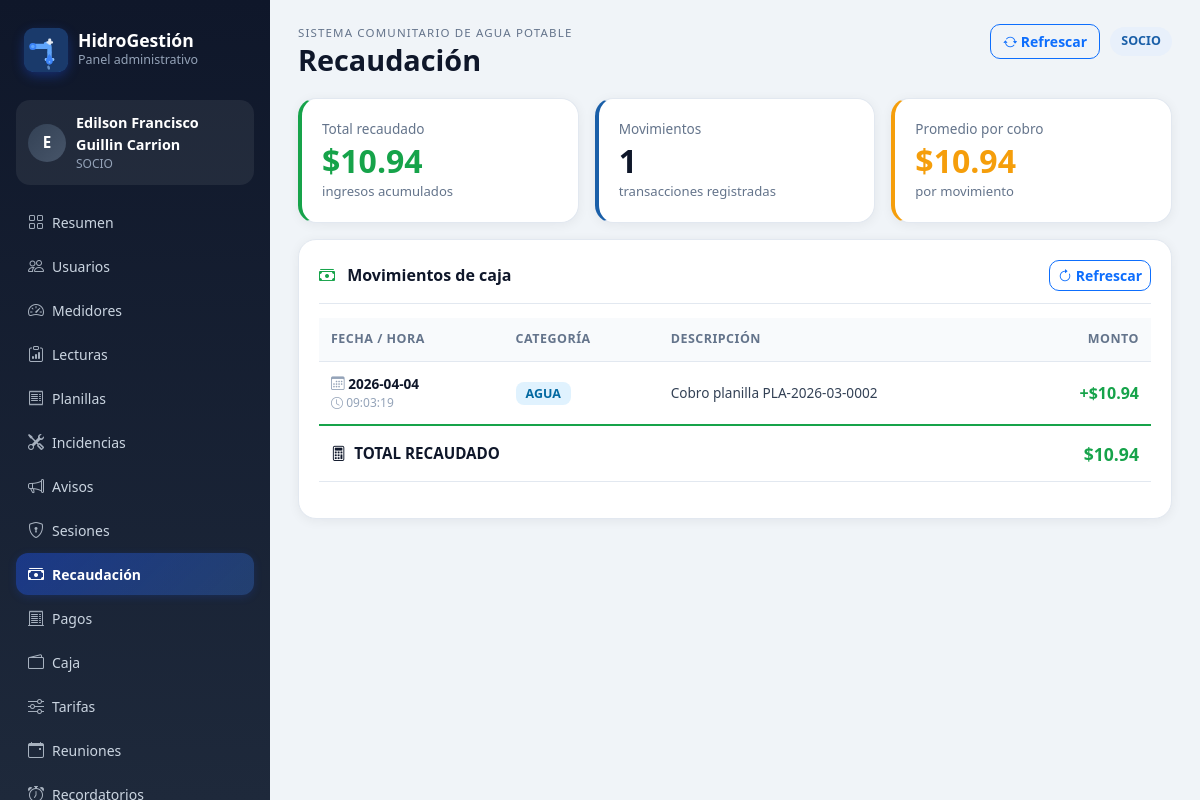
Screenshot of /dashboard/recaudacion (signed in) with the database file from the repository.
### app/models.py (models this page shows)
class TimestampMixin:
    creado_en = db.Column(db.DateTime, default=datetime.utcnow, nullable=False)
    actualizado_en = db.Column(db.DateTime, onupdate=datetime.utcnow)

class MovimientoCaja(TimestampMixin, db.Model):
    __tablename__ = 'movimientos_caja'
    id = db.Column(db.Integer, primary_key=True)
    tipo_movimiento = db.Column(db.String(20), nullable=False)
    categoria = db.Column(db.String(30), nullable=False)
    referencia_tabla = db.Column(db.String(50))
    referencia_id = db.Column(db.Integer)
    descripcion = db.Column(db.Text)
    monto = db.Column(db.Float, nullable=False)
    fecha = db.Column(db.String(10), nullable=False)
    hora = db.Column(db.String(8), nullable=False)
    registrado_por = db.Column(db.Integer, db.ForeignKey('usuarios.id'), nullable=False)
    usuario = db.relationship('Usuario', backref='movimientos_caja')

### app/routes/dashboard.py (the view)
@dashboard_bp.get('/recaudacion')
@dashboard_required
def recaudacion_view():
    ingresos = MovimientoCaja.query.filter_by(tipo_movimiento='INGRESO').order_by(MovimientoCaja.id.desc()).all()
    total = sum(i.monto for i in ingresos)
    return render_template('dashboard/recaudacion.html', ingresos=ingresos, total=total)

### app/routes/dashboard.py (called while the page is built)
def dashboard_required(view_func):
    from functools import wraps
    @wraps(view_func)
    def wrapper(*args, **kwargs):
        if not session.get('web_user_id'):
            return redirect(url_for('dashboard.login_page'))
        return view_func(*args, **kwargs)
    return wrapper

### app/templates/dashboard/recaudacion.html (shortened to what this page needs)
{% extends 'dashboard/base.html' %}
{% block page_title %}Recaudación{% endblock %}
{% block content %}
{% set total_ingresos = ingresos|length %}
<div class="row g-3 mb-3">
    <div class="col-md-4">
        <div class="metric-card" style="border-left:4px solid #16a34a;">
            <div class="metric-card__label">Total recaudado</div>
            <div class="metric-card__value" style="color:#16a34a;">${{ '%.2f'|format(total) }}</div>
            <div class="metric-card__hint">ingresos acumulados</div>
        </div>
    </div>
    <div class="col-md-4">
        <div class="metric-card" style="border-left:4px solid #1a5fa8;">
            <div class="metric-card__label">Movimientos</div>
            <div class="metric-card__value">{{ total_ingresos }}</div>
            <div class="metric-card__hint">transacciones registradas</div>
        </div>
    </div>
    <div class="col-md-4">
        <div class="metric-card" style="border-left:4px solid #f59e0b;">
            <div class="metric-card__label">Promedio por cobro</div>
            <div class="metric-card__value" style="color:#f59e0b;">
                ${{ '%.2f'|format(total / total_ingresos if total_ingresos > 0 else 0) }}
            </div>
            <div class="metric-card__hint">por movimiento</div>
        </div>
    </div>
</div>
<div class="panel-card">
    <div class="panel-card__header">
        <h3 class="panel-card__title">
            <i class="bi bi-cash-stack me-2" style="color:#16a34a;"></i>
            Movimientos de caja
        </h3>
        <a class="btn btn-sm btn-outline-primary" href="{{ url_for('dashboard.refresh_page') }}">
            <i class="bi bi-arrow-clockwise"></i> Refrescar
        </a>
    </div>
    <div class="table-responsive">
        <table class="table table-modern align-middle">
            <thead>
                <tr>
                    <th>Fecha / Hora</th>
                    <th>Categoría</th>
                    <th>Descripción</th>
                    <th class="text-end">Monto</th>
                </tr>
            </thead>
            <tbody>
                {% for i in ingresos %}
                <tr>
                    <td>
                        <div style="font-weight:600; font-size:.85rem; color:#0f172a;">
                            <i class="bi bi-calendar3" style="color:#94a3b8;"></i>
                            {{ i.fecha }}
                        </div>
                        <div style="font-size:.75rem; color:#94a3b8;">
                            <i class="bi bi-clock"></i> {{ i.hora }}
                        </div>
                    </td>
                    <td>
                        <span style="
                            padding:3px 10px;
                            border-radius:8px;
                            font-size:.78rem;
                            font-weight:600;
                            background:#e0f2fe;
                            color:#0369a1;
                        ">{{ i.categoria }}</span>
                    </td>
                    <td style="max-width:300px;">
                        <div style="font-size:.85rem; color:#334155;">
                            {{ i.descripcion or '-' }}
                        </div>
                    </td>
                    <td class="text-end">
                        <span style="
                            font-size:1rem;
                            font-weight:700;
                            color:#16a34a;
                        ">+${{ '%.2f'|format(i.monto) }}</span>
                    </td>
                </tr>
                {% endfor %}
            </tbody>
            {% if ingresos %}
            <tfoot>
                <tr style="background:#f0fdf4; border-top:2px solid #16a34a;">
                    <td colspan="3" style="font-weight:700; font-size:.95rem; padding:.9rem .75rem; color:#0f172a;">
                        <i class="bi bi-calculator me-1"></i> TOTAL RECAUDADO
                    </td>
                    <td class="text-end" style="font-weight:800; font-size:1.1rem; color:#16a34a; padding:.9rem .75rem;">
                        ${{ '%.2f'|format(total) }}
                    </td>
                </tr>
            </tfoot>
            {% endif %}
        </table>
    </div>
</div>
{% endblock %}

### app/static/css/style.css (style rules this page uses)
:root { --bg: #f0f4f8; --card: #ffffff; --primary: #1a5fa8; --primary-light: #e8f0fb; --primary-dark: #0d3f72; --dark: #0f172a; --muted: #64748b; --border: #e2e8f0; --success: #16a34a; --warning: #f59e0b; --danger: #dc2626; --sidebar-width: 270px; }
* { box-sizing: border-box; }
body.app-body { background: var(--bg); color: #1e293b; font-family: 'Segoe UI', Tahoma, sans-serif; margin: 0; }
.panel-card { background: var(--card); border-radius: 18px; padding: 20px; box-shadow: 0 2px 12px rgba(15,23,42,.06); border: 1px solid var(--border); height: auto; margin-bottom: 16px; }
.metric-card { background: var(--card); border-radius: 18px; padding: 20px; box-shadow: 0 2px 12px rgba(15,23,42,.06); border: 1px solid var(--border); height: 100%; transition: transform .2s, box-shadow .2s; }
.panel-card__header { display: flex; justify-content: space-between; align-items: center; margin-bottom: 14px; padding-bottom: 12px; border-bottom: 1px solid var(--border); }
.panel-card__title { margin: 0; font-size: 1rem; font-weight: 700; color: #0f172a; }
.metric-card__label { color: var(--muted); font-size: .85rem; margin-bottom: 4px; }
.metric-card__value { font-size: 2rem; font-weight: 800; color: #0f172a; line-height: 1.1; }
.metric-card__hint { color: var(--muted); font-size: .82rem; margin-top: 4px; }
.table-modern th, .table-modern td { padding: .75rem .75rem; border-color: var(--border); vertical-align: middle; font-size: .875rem; }
.table-modern th { font-size: .78rem; color: var(--muted); font-weight: 600; text-transform: uppercase; letter-spacing: .04em; background: #f8fafc; }
.btn { border-radius: 10px; font-weight: 600; font-size: .875rem; transition: all .2s; }

### rows the page displays
MovimientoCaja: fecha "2026-04-04", hora "09:03:19", categoria "AGUA", descripcion "Cobro planilla PLA-2026-03-0002", monto "10.94"

### other values shown
{{ (session.get('web_name', 'A')[:1]).upper() }} "E"
{{ session.get('web_name') }} "Edilson Francisco Guillin Carrion"
{{ session.get('web_role') }} "SOCIO"
{{ '%.2f'|format(total) }} "10.94"
{{ total_ingresos }} "1"
{{ '%.2f'|format(total / total_ingresos if total_ingresos > 0 else 0) }} "10.94"
